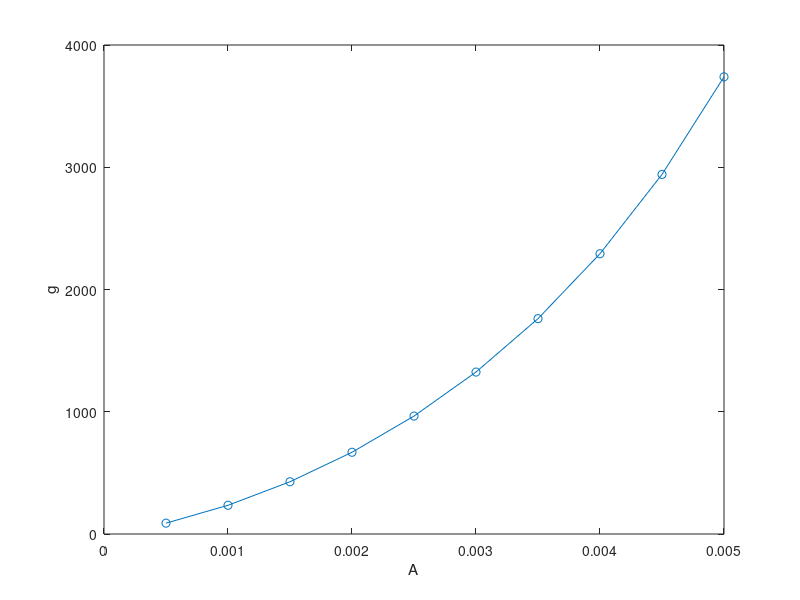

Reproduce this figure in MATLAB.
function [ fSensor ] = CurrentToExForce( currents ) % input should be in amper
    if ~exist('currents','var'),
        %currents = [8:100:5000]*10^-6; % uA level
        currents = [500:500:5000]*10^-6; % for vibration test
        DEBUG_SHOW = 1;
        %currents = [0.03, 0.22, 0.45, 0.64, 1, 1.22, 1.33, 1.56, 1.64]*10^-3;% apple touch data (0.1:0.1:1.0)
    else
        DEBUG_SHOW = 0;
    end

    R_FIX = 330; % omu
    V_IN = 3.7; % V
    
    rSensor = (V_IN./currents) - R_FIX

    R_Y = [30, 10, 6, 3.5, 2, 1.1, 0.8, 0.45, 0.3, 0.2]; % kOmu
    % NOTE: this needs additoanl calibration
    F_X = [20, 50, 100, 250, 500, 1000, 2000, 4000, 7000, 10000].*0.9 % g
    
    ftor = regress(log10(R_Y)',[ones(length(F_X),1),log10(F_X)']);
    rtof = regress(log10(F_X)',[ones(length(R_Y),1),log10(R_Y)']);
    
    %{
    figure;
    loglog(F_X, R_Y);
    grid on;
    figure;
    loglog(F_X, 10.^(log10(F_X)'.*ftor(2)+ftor(1)),'ro');
    grid on;
    figure;
    loglog(10.^(log10(R_Y)'.*rtof(2)+rtof(1)), R_Y,'bo');
    grid on;
    %}
    
    fSensor = 10.^(log10(rSensor./1000).*rtof(2)+rtof(1));
    if DEBUG_SHOW,
        figure;
        plot(currents, fSensor,'-o');
        %appleForce = [0.2:0.1:1.0];
        %plot(appleForce, fSensor);
        xlabel('A'); ylabel('g');
    end

end

